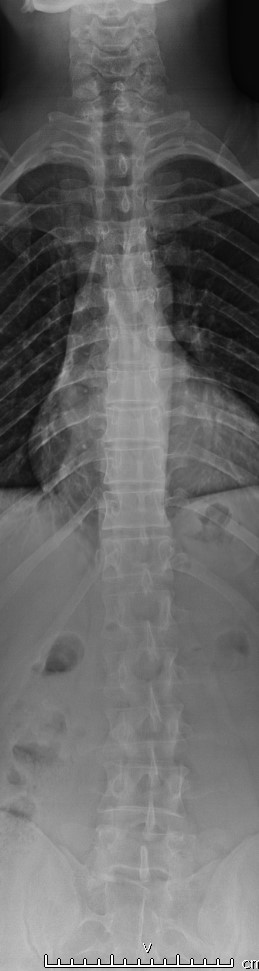
#> input picture Dataset_Scoliosis/Normal/N1,N,40,M_1_0.jpg, 259 x 971 px, found by its file name; its folder holds 4 pictures in this run
$ python 'image processing.py'
#> lines starting #> are read from the running program, lines starting #| are printed output that depends on the picture
import cv2
import numpy as np
import matplotlib.pyplot as plt
import tensorflow as tf
from tensorflow.keras.models import Sequential
from tensorflow.keras.layers import Conv2D, MaxPooling2D, Flatten, Dense
from tensorflow.keras.utils import to_categorical
from sklearn.model_selection import train_test_split
import time
import os
from sklearn.cluster import KMeans
from skimage.metrics import structural_similarity as ssim

# === PARAMETERS ===
start_time = time.time()

alpha = 0.03  # Diffusion coefficient
dt = 0.1  # Time step
num_steps = 25  # Number of timesteps


# === IMAGE LOADING ===
def load_images_from_folder(folder, label, image_size=(224, 224)):
#> called with folder = '.\\Dataset_Scoliosis\\Normal', label = 0, image_size = (224, 224)
    images = []
    labels = []
    for filename in os.listdir(folder):
        img_path = os.path.join(folder, filename)
        img = cv2.imread(img_path, cv2.IMREAD_GRAYSCALE)
#> img is the input picture: shape (971, 259); min 0, max 255, mean 102.8
        if img is not None:
            img_resized = cv2.resize(img, image_size)
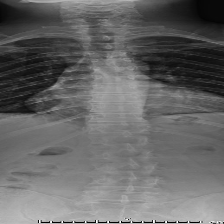
#> img_resized: shape (224, 224); min 0, max 255, mean 102.4
            images.append(img_resized)
            labels.append(label)
#> pass 2 of the loop in load_images_from_folder, `for filename in os.listdir(folder):`:
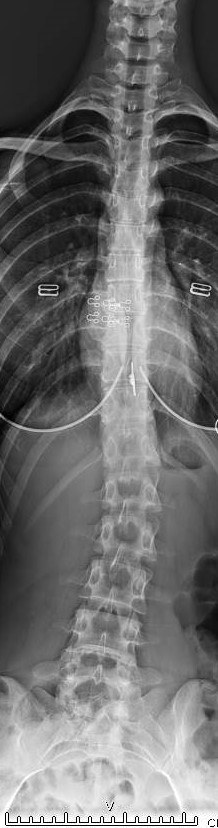
#> input picture Dataset_Scoliosis/Normal/N1,N,F,21_1_0.jpg, 218 x 828 px, found by its file name
#> in load_images_from_folder, img is the input picture: shape (828, 218); min 0, max 255, mean 107.7
#> in load_images_from_folder, `img_resized = cv2.resize(img, image_size)`:
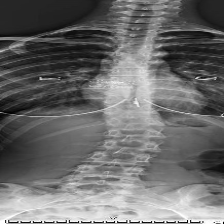
#> img_resized: shape (224, 224); min 0, max 255, mean 107
#> pass 3 of the loop in load_images_from_folder, `for filename in os.listdir(folder):`:
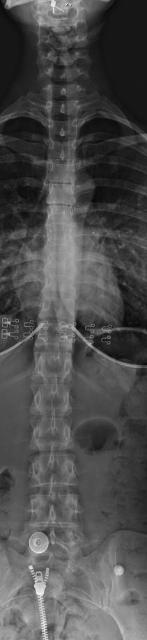
#> input picture Dataset_Scoliosis/Normal/N11-N-F-26_1_0_jpg.rf.6d53998d856ce7457eff768e8489522e.jpg, 147 x 640 px, found by its file name
#> in load_images_from_folder, img is the input picture: shape (640, 147); min 6, max 255, mean 77.1
#> in load_images_from_folder, `img_resized = cv2.resize(img, image_size)`:
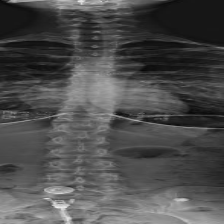
#> img_resized: shape (224, 224); min 7, max 242, mean 77
#> the loop made 4 passes; the first 3 are shown
    return images, labels


# Dataset paths
normal_path = r".\Dataset_Scoliosis\Normal"
scoliosis_path = r".\Dataset_Scoliosis\Scoliosis"

normal_images, normal_labels = load_images_from_folder(normal_path, 0)
scoliosis_images, scoliosis_labels = load_images_from_folder(scoliosis_path, 1)
#> (the run stopped early here; a loop or call above may not have finished)
